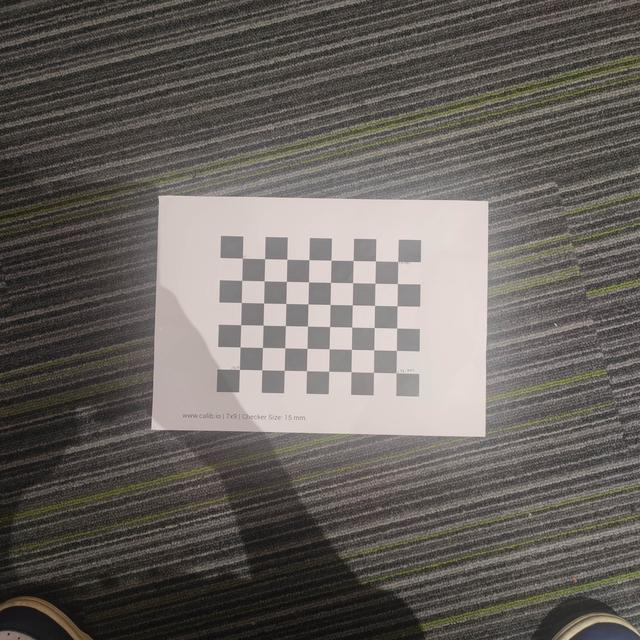
#> input picture Cam2World3D/data/1.jpg, 640 x 640 px, found by its file name
$ python '使用cv2.solvePnPGeneric来重写.py'
#> lines starting #> are read from the running program, lines starting #| are printed output that depends on the picture; long printed decimals are rounded
import cv2
import numpy as np
def load_parameters():
    with np.load(r'D:\Desktop\Calibration-ZhangZhengyou-Method-master\图像坐标转3d\now\suofang.npz') as data:
        mat_intri = data['mat_intri']
        coff_dis = data['coff_dis']
    return mat_intri, coff_dis

def main():

    sourceImage = cv2.imread(r"D:\Desktop\Calibration-ZhangZhengyou-Method-master\图像坐标转3d\now\1.jpg")
#> sourceImage is the input picture: shape (640, 640, 3); mean B, G, R 94.2, 98.9, 104
    # sourceImage = resize_image(sourceImage) # 调整图像大小
    gray = cv2.cvtColor(sourceImage, cv2.COLOR_BGR2GRAY)

    # 检测棋盘格角点
    pattern_size = (8, 6) # 根据您的棋盘格调整大小
    # pattern_size = (11,8)
    found, corners = cv2.findChessboardCorners(gray, pattern_size)
#> found = True; corners = 48 rows, first 8: [241.9, 258.2], [265, 258.8], [286.8, 259.1], [308.7, 259.6], [331, 260.3], [352.8, 260.2], [375.6, 260.8], [397.5, 261.3]
    if not found:
        print("无法找到棋盘格角点，请检查图像和棋盘格大小。")
        return

    # 按第一行两个和第二行两个点的顺序排列四个角点
    boxPoints = np.array(
        [corners[0][0], corners[pattern_size[0] - 1][0], corners[-pattern_size[0]][0], corners[-1][0]],
        dtype=np.float32)
#> boxPoints = [[241.9, 258.2], [397.5, 261.3], [239.3, 369.5], [395.5, 373.2]]
    print("角点坐标:\n",boxPoints)
#| 角点坐标:
#|  [[241.948 258.211]
#|  [397.4638  261.280]
#|  [239.291 369.498  ]
#|  [395.541 373.2134 ]]
    #
    worldBoxPoints = np.array([[0, 0, 0], [0.14, 0, 0], [0, 0.10, 0], [0.14, 0.10, 0]], dtype=np.float32)  # 世界坐标
    #打印世界坐标
    print("世界坐标:\n",worldBoxPoints)


    #相机内参矩阵 与 畸变系数
    cameraMatrix1, distCoeffs1 = load_parameters()
#> (reads Cam2World3D/2d转3d其他实现方法/data/suofang.npz from the repository)
    _, rvecs, tvecs, _ = cv2.solvePnPGeneric(worldBoxPoints, boxPoints, cameraMatrix1, distCoeffs1)
#> rvecs = ([-0.0234, 0.0209, 0.0213],); tvecs = ([-0.0715, -0.0502, 0.542],)

    # 选择第一个解决方案（如果有多个）
    print("rvecs:", rvecs)
#| rvecs: (array([[-0.02337],
#|        [ 0.02095],
#|        [ 0.02134 ]]),)
    print("tvecs:", tvecs)
#| tvecs: (array([[-0.07146],
#|        [-0.05019],
#|        [ 0.5421]]),)
    rvec1 = rvecs[0]
#> rvec1 = [-0.0234, 0.0209, 0.0213]
    tvec1 = tvecs[0]
#> tvec1 = [-0.0715, -0.0502, 0.542]
    rvecM1, _ = cv2.Rodrigues(rvec1)
#> rvecM1 = [[1, -0.0216, 0.0207], [0.0211, 0.999, 0.0236], [-0.0212, -0.0231, 1]]

    # 计算旋转角度
    thetaZ = np.arctan2(rvecM1[1, 0], rvecM1[0, 0]) / np.pi * 180
#> thetaZ = 1.21
    thetaY = np.arctan2(-1 * rvecM1[2, 0], np.sqrt(rvecM1[2, 1]**2 + rvecM1[2, 2]**2)) / np.pi * 180
#> thetaY = 1.21
    thetaX = np.arctan2(rvecM1[2, 1], rvecM1[2, 2]) / np.pi * 180
#> thetaX = -1.33
    # print("theta x:", thetaX, "theta Y:", thetaY, "theta Z:", thetaZ)


    # 计算参数s (深度)
    index = 2  # 这里的序号是0，因为您正在使用boxPoints的第一个元素
    imagePoint = np.array([*boxPoints[index], 1], dtype=np.float64)  # 使用第一个boxPoints作为图像点
#> imagePoint = [239.3, 369.5, 1]
    print(f"测试角点序号 {index}:", imagePoint)
#| 测试角点序号 2: [239.291 369.498   1.        ]
    zConst = 0  # 实际坐标系的距离
    tempMat = np.linalg.inv(rvecM1).dot(np.linalg.inv(cameraMatrix1)).dot(imagePoint)
#> tempMat = [-0.156, 0.0723, 0.999]
    tempMat2 = np.linalg.inv(rvecM1).dot(tvec1)
#> tempMat2 = [-0.084, -0.0612, 0.539]
    s = zConst + tempMat2[2]
#> s = [0.539]
    s /= tempMat[2]
#> s = [0.54]
    s = 1
    print("测试角点的深度值:", s)

    # 3D到2D转换cameraMatrix1、rvecM1, tvec1
    worldPoints = np.array([0, 0, 0, 1], dtype=np.float64)
    worldPoints = np.array([*worldBoxPoints[index], 1], dtype=np.float64)  # 假设imagePoint已经定义并赋值
    RT_ = np.hstack((rvecM1, tvec1))
#> RT_ = [[1, -0.0216, 0.0207, -0.0715], [0.0211, 0.999, 0.0236, -0.0502], [-0.0212, -0.0231, 1, 0.542]]
    image_points = cameraMatrix1 @ RT_ @ worldPoints
#> image_points = [129.2, 199.3, 0.54]
    D_Points = image_points / image_points[2]
#> D_Points = [239.4, 369.3, 1]
    print("测试角点对应的3D to 2D:", D_Points[:2])
#| 测试角点对应的3D to 2D: [239.410 369.266]


    # 2D到3D转换s、cameraMatrix1、rvecM1, tvec1
    wcPoint = np.linalg.inv(rvecM1) @ (np.linalg.inv(cameraMatrix1) * s * imagePoint - tvec1)
#> wcPoint = [[0.483, 0.097, -0.484], [0.0525, 0.678, -0.474], [-0.531, -0.525, 0.437]]
    worldPoint = (wcPoint[0, 0], wcPoint[1, 0], wcPoint[2, 0])
#> worldPoint = (0.483, 0.0525, -0.531)
    print("测试角点2D to 3D:", worldPoint)
#| 测试角点2D to 3D: (0.4829, 0.05255, -0.5309)


    # # 原来其他角点
    # for point in boxPoints:
    #     # cv2.circle(sourceImage, tuple(point), 3, (0, 255, 0), -1)
    #     cv2.circle(sourceImage, (int(point[0]), int(point[1])), 3, (0, 255, 0), -1)
    #
    # cv2.imshow("Source", sourceImage)
    #
    # cv2.waitKey(0)
    # cv2.destroyAllWindows()

    import matplotlib.pyplot as plt
    from mpl_toolkits.mplot3d.art3d import Poly3DCollection

    # 创建3D图
    fig = plt.figure()
    ax = fig.add_subplot(111, projection='3d')

    # 将世界坐标点组织为3D平面的顶点
    verts = [worldBoxPoints.astype(int)]

    # 绘制平面
    poly = Poly3DCollection(verts, alpha=0.5)
    ax.add_collection3d(poly)

    # 为每个3D世界坐标点添加标签
    for point in worldBoxPoints.astype(int):
        label = f'({point[0]}, {point[1]}, {point[2]})'
        ax.text(point[0], point[1], point[2], label)

    # 通过2D到3D反投影计算得到的3D点
    worldPoint_int = tuple(map(int, worldPoint))
#> worldPoint_int = (0, 0, 0)
    ax.scatter(*worldPoint_int, c='r', marker='x')

    # 将z坐标设置为零的3D点
    projected_point_int = (worldPoint_int[0], worldPoint_int[1], 0)
#> projected_point_int = (0, 0, 0)
    ax.scatter(*projected_point_int, c='b', marker='o')

    plt.show()
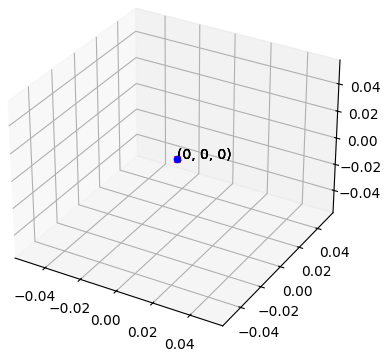
#> figure drawn by matplotlib, 1 panel


if __name__ == "__main__":
    main()
